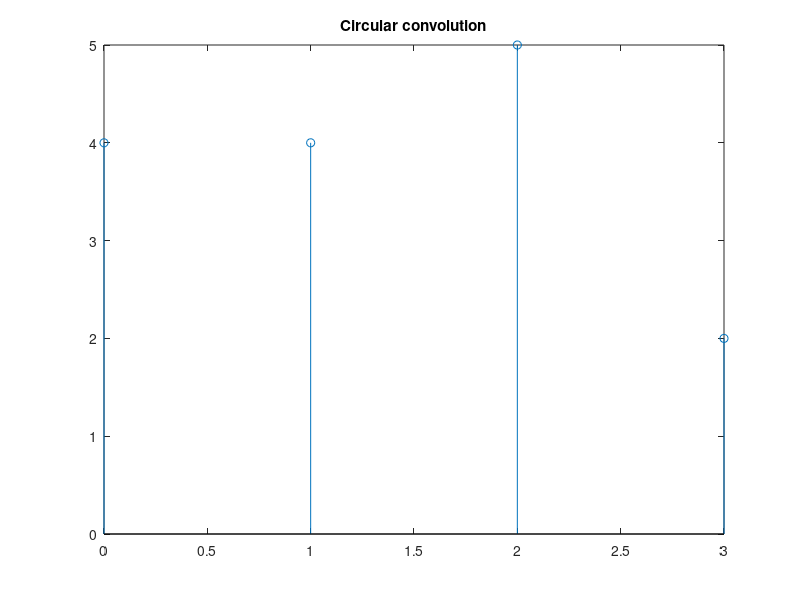

Recreate this plot in MATLAB.
x = [2,1]
y = [2,1,2,0]
a = length(x)
b = length(y)
l = max(a,b)
x = [x zeros(1, l-a)]
y = [y zeros(1, l-b)]
f = ifft(fft(x).* fft(y))
t = 0:1:3
stem(t,f)
title('Circular convolution')